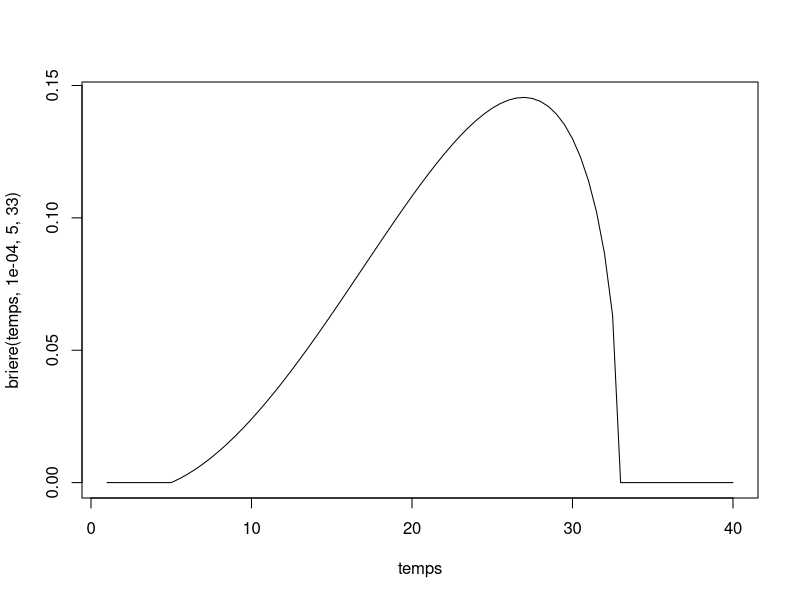
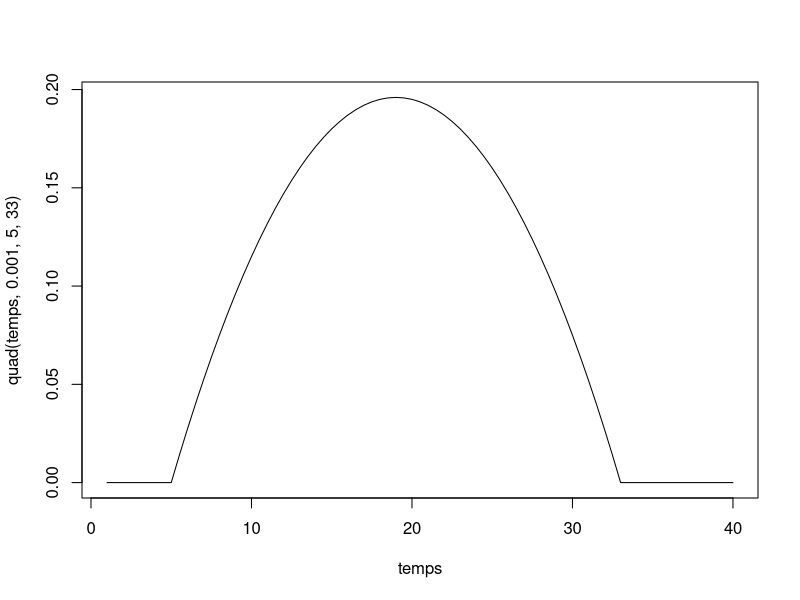
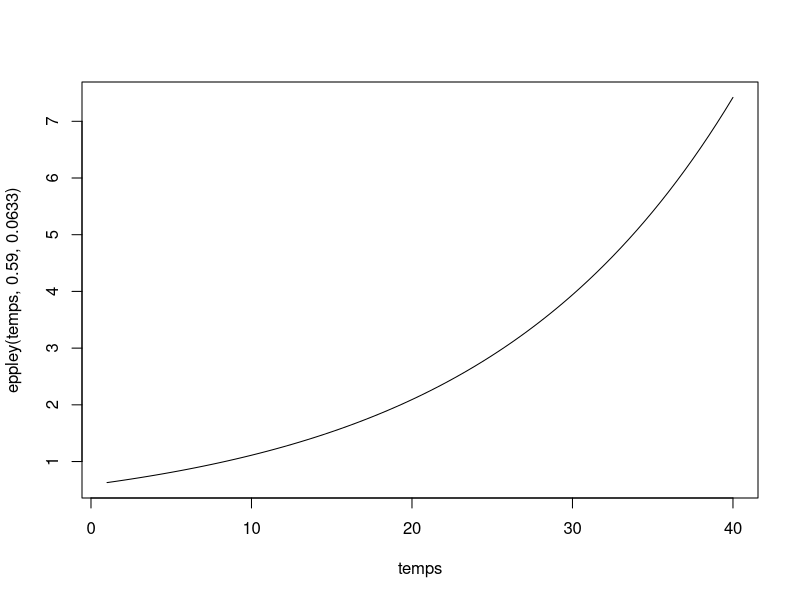

The R source for these figures, in order: (Note: this script raises an error after producing the figures.)
require(minpack.lm)

briere<-function(t, c, T0, Tm){
  b=c()
  for (i in 1:length(t)){
    if (t[i]>T0 && t[i]<Tm)  {b[i]<-(c*t[i]*(t[i]-T0)*sqrt(Tm-t[i]))} else {b[i]<-(0)}
  }
  b
}

quad<-function(t, c, T0, Tm){
  b=c()
  for (i in 1:length(t)){
    if (t[i]>T0 && t[i]<Tm)  {b[i]<-(-c*(t[i]-T0)*(t[i]-Tm))} else {b[i]<-(0)}
  }
  b
}

eppley<-function(t, a, b2){
  b=c()
  for (i in 1:length(t)){
    b[i]<-a*exp(b2*t[i])
  }
  b
}

eppleynorberg<-function(t, z, w, a, b2){
  b=c()
  for (i in 1:length(t)){
    b[i]<- (1 - ((t[i] - z)/w)^2)*a*exp(b2*t[i])
  }
  b
}

temps <- seq(1,40,0.5)

plot(briere(temps, 0.0001, 5, 33) ~ temps, type = "l")
plot(quad(temps, 0.001, 5, 33) ~ temps, type = "l")
plot(eppley(temps, 0.59, 0.0633) ~ temps, type = "l")

plot(norberg(temps, 25, 10, 0.59, 0.0633) ~ temps, type = "l", ylim = c(0,5), xlim = c(0,40))
lines(norberg(temps, 25, 15, 0.59, 0.0633) ~ temps, col = "red")
lines(norberg(temps, 20, 10, 0.59, 0.0633) ~ temps, col = "black", lty = 2)
lines(norberg(temps, 20, 15, 0.59, 0.0633) ~ temps, col = "red", lty = 2)
